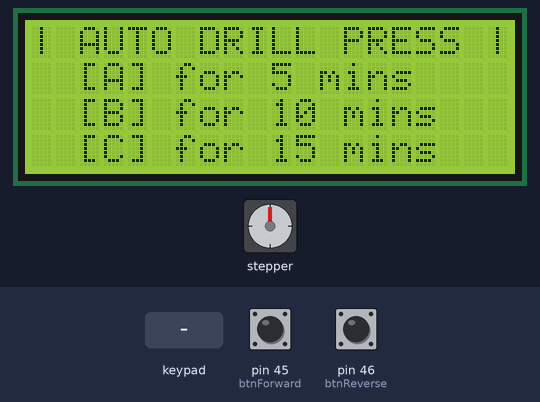
Simulated run of this sketch. Board: Arduino Mega 2560, built with avr-gcc and run on an emulated ATmega2560. Parts: stepper motor, 20×4 character LCD. Wiring (inferred from the names in the program): stepper motor driver (200 steps per turn assumed): step pin 8; direction pin 7; enable pin 9. The inputs (shaded band) are chosen by the test bench; at power-on: pin 45 (btnForward) HIGH, pin 46 (btnReverse) HIGH. What the sketch prints to the serial monitor is not drawn.

Above: at 3.3 s.
3.4 s: keypad keys 3 1 3 2 3 3 3 4 pressed 0.4 s apart
At 4.7 s:
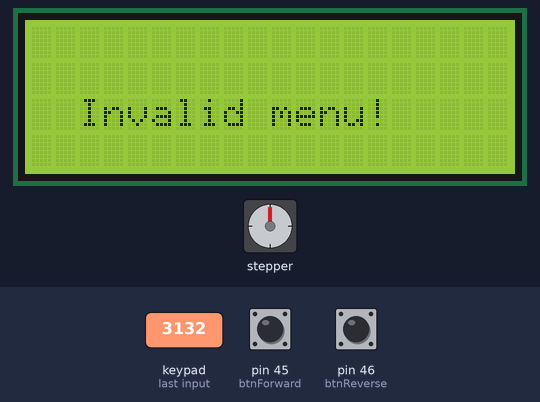
9.6 s: pin 45 (btnForward) pulled LOW for 0.15 s
At 10.9 s:
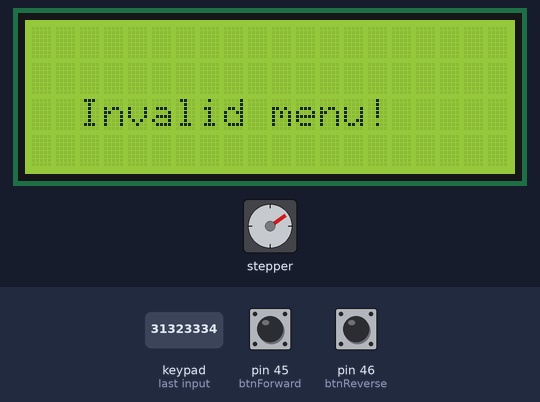
12.7 s: pin 46 (btnReverse) pulled LOW for 3.2 s
At 14.3 s:
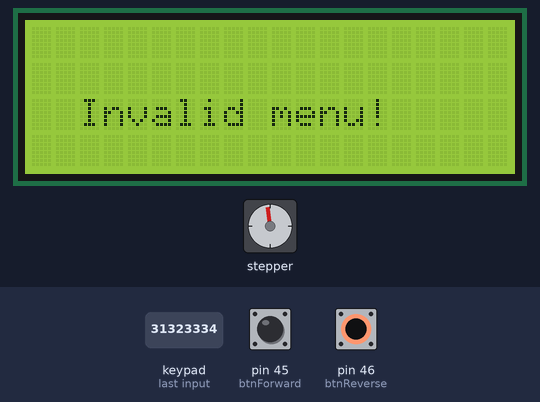
18.9 s: key 'A' pressed
At 20.8 s:
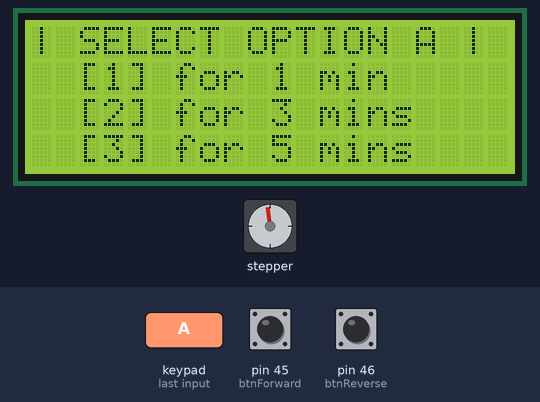
21.7 s: key '1' pressed
At 22.4 s:
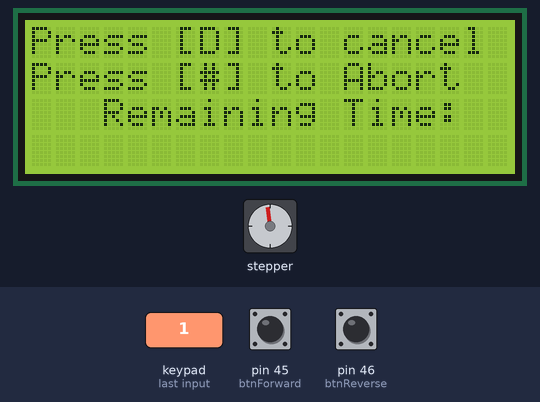
24.7 s: key '#' pressed
At 27.1 s:
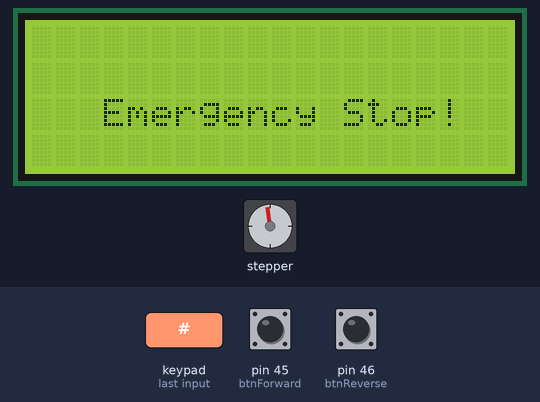
Timing chart, 0 to 28.6 s (numbered marks = the images above; inputs shaded):
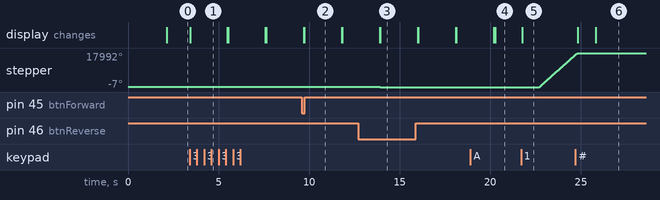

The sketch:

main.ino
```cpp
#include <Wire.h>
#include <Arduino.h>

#include "KeypadMenu.h"
#include "lcdDisplay.h"
#include "motorControl.h"

KEYPADMENU menu;
LCDDISPLAY display;
MOTORCONTROL control;

enum MenuState {
  HOME,
  OPTION_A,
  OPTION_B,
  OPTION_C,
  COUNTDOWN
};
MenuState currentState = HOME;
MenuState previousState = HOME;


const int btnForward = 45;
const int btnReverse = 46;

void setup() {
  Serial.begin(115200);
  Wire.begin();
  pinMode(btnForward, INPUT_PULLUP);
  pinMode(btnReverse, INPUT_PULLUP);
  control.initStepper();
  display.initLCD();
  display.showHomeScreen();
}

void loop() {
  char key = menu.getInputs();

  if (key) {
    switch(currentState) {
      case HOME:
        if(key == 'A') currentState = OPTION_A;
        else if(key == 'B') currentState = OPTION_B;
        else if(key == 'C') currentState = OPTION_C;
        else display.showInvalidMenu();
        break;
      default: break;
    }
  }

  if(currentState != previousState) {
    switch(currentState) {
      case HOME:
        menu.clearLastKey();
        display.showHomeScreen();
        break;

      case OPTION_A:
        display.showOptionA();
        currentState = HOME;
        break;

      case OPTION_B:
        display.showOptionB();
        currentState = HOME;
        break;

      case OPTION_C:
        display.showOptionC();
        currentState = HOME;
        break;
    }
    previousState = currentState;
  }

  if (digitalRead(btnForward) == LOW) {
    Serial.println("Forwards");
    control.manualForwardStep();
  }
  if (digitalRead(btnReverse) == LOW) {
    Serial.println("Reverse");
    control.manualReverseStep();
  }

}
```

motorControl.cpp
```cpp
#include "motorControl.h"
#include <Arduino.h>

const int DIR_PIN = 7;
const int STEP_PIN = 8;
const int ENABLE_PIN = 9;

MOTORCONTROL::MOTORCONTROL() {}
MOTORCONTROL::~MOTORCONTROL() {}

void MOTORCONTROL::initStepper() {
  pinMode(STEP_PIN, OUTPUT);
  pinMode(DIR_PIN, OUTPUT);
  pinMode(ENABLE_PIN, OUTPUT);
  digitalWrite(ENABLE_PIN, LOW);
}

void MOTORCONTROL::downWard() {
  digitalWrite(DIR_PIN, HIGH);

  for (int i = 0; i < 500 * 10; i++) {
    digitalWrite(STEP_PIN, HIGH);
    delayMicroseconds(100);
    digitalWrite(STEP_PIN, LOW);
    delayMicroseconds(100);
  }
}

void MOTORCONTROL::upWard() {
  digitalWrite(DIR_PIN, LOW);

  for (int i = 0; i < 500 * 10; i++) {
    digitalWrite(STEP_PIN, HIGH);
    delayMicroseconds(100);
    digitalWrite(STEP_PIN, LOW);
    delayMicroseconds(100);
  }
}

void MOTORCONTROL::manualForwardStep() {
  digitalWrite(DIR_PIN, HIGH);

  digitalWrite(STEP_PIN, HIGH);
  delayMicroseconds(100);
  digitalWrite(STEP_PIN, LOW);
  delayMicroseconds(100);
}


void MOTORCONTROL::manualReverseStep() {
  digitalWrite(DIR_PIN, LOW);

  digitalWrite(STEP_PIN, HIGH);
  delayMicroseconds(100);
  digitalWrite(STEP_PIN, LOW);
  delayMicroseconds(100);
}


void MOTORCONTROL::stopMotor() {
  Serial.println("Motor STOP requested");
  digitalWrite(STEP_PIN, LOW);
  digitalWrite(ENABLE_PIN, HIGH);
  delay(1000);
  digitalWrite(ENABLE_PIN, LOW);
}
```

motorControl.h
```cpp
#ifndef __MOTORCONTROL__H
#define __MOTORCONTROL__H

class MOTORCONTROL {
  public:
    MOTORCONTROL();
    ~MOTORCONTROL();
    void initStepper();
    void downWard();
    void upWard();
    void stopMotor();
    void manualForwardStep();
    void manualReverseStep();

  private:
};

#endif
```

KeypadMenu.cpp
```cpp
#include "KeypadMenu.h"

KEYPADMENU::KEYPADMENU() {
  keypad = new Keypad(makeKeymap(keys), rowPins, colPins, ROWS, COLS);
}

KEYPADMENU::~KEYPADMENU() {
  delete keypad;
}

char KEYPADMENU::getInputs() {
  return keypad->getKey(); // Use '->' for pointer
}

void KEYPADMENU::clearLastKey() {
  while (keypad->getKey()) {  }
}
```

KeypadMenu.h
```cpp
#ifndef __KEYPADMENU__H
#define __KEYPADMENU__H

#include <Keypad.h>

class KEYPADMENU {
  public:
    KEYPADMENU();
    ~KEYPADMENU();
    char getInputs();
    void clearLastKey();

  private:
    static const byte ROWS = 4;
    static const byte COLS = 4;
    char keys[ROWS][COLS] = {
      {'1', '4', '7', '*'},
      {'2', '5', '8', '0'},
      {'3', '6', '9', '#'},
      {'A', 'B', 'C', 'D'}
    };
    byte rowPins[ROWS] = {31, 32, 33, 34};
    byte colPins[COLS] = {35, 36, 37, 38};
    Keypad* keypad;  // Pointer
};

#endif
```

lcdDisplay.cpp
```cpp
#include "lcdDisplay.h"
#include "motorControl.h"
#include <Arduino.h>
#include "KeypadMenu.h"

MOTORCONTROL stepper;
LiquidCrystal_I2C lcd(0x27, 20, 4);
extern KEYPADMENU menu;
const int buz = 13;

LCDDISPLAY::LCDDISPLAY() {}
LCDDISPLAY::~LCDDISPLAY() {}

void LCDDISPLAY::initLCD() {
  pinMode(buz, OUTPUT);
  noTone(buz);
  lcd.init();
  lcd.backlight();
  lcd.clear();
  lcd.setCursor(3, 2);
  lcd.print("System ready..");
  delay(2000);
}

void LCDDISPLAY::showHomeScreen() {
  lcd.clear();
  lcd.setCursor(0,0);
  lcd.print("| AUTO DRILL PRESS |");
  lcd.setCursor(2,1);
  lcd.print("[A] for 5 mins");
  lcd.setCursor(2,2);
  lcd.print("[B] for 10 mins");
  lcd.setCursor(2,3);
  lcd.print("[C] for 15 mins");
}

void LCDDISPLAY::showOptionA() {
  menu.clearLastKey();
  lcd.clear();
  lcd.setCursor(0,0);
  lcd.print("| SELECT OPTION A |");
  lcd.setCursor(2,1);
  lcd.print("[1] for 1 min");
  lcd.setCursor(2,2);
  lcd.print("[2] for 3 mins");
  lcd.setCursor(2,3);
  lcd.print("[3] for 5 mins");

  int choice = readOptionInput('1', '3');

  if(choice == 1) startCountdown(1);
  else if(choice == 2) startCountdown(3);
  else if(choice == 3) startCountdown(5);
}

void LCDDISPLAY::showOptionB() {
  menu.clearLastKey();
  lcd.clear();
  lcd.setCursor(0,0);
  lcd.print("| SELECT OPTION B |");
  lcd.setCursor(2,1);
  lcd.print("[1] for 6 mins");
  lcd.setCursor(2,2);
  lcd.print("[2] for 8 mins");
  lcd.setCursor(2,3);
  lcd.print("[3] for 10 mins");

  int choice = readOptionInput('1', '3');

  if(choice == 1) startCountdown(6);
  else if(choice == 2) startCountdown(8);
  else if(choice == 3) startCountdown(10);
}

void LCDDISPLAY::showOptionC() {
  menu.clearLastKey();
  lcd.clear();
  lcd.setCursor(0,0);
  lcd.print("| SELECT OPTION C |");
  lcd.setCursor(2,1);
  lcd.print("[1] for 11 mins");
  lcd.setCursor(2,2);
  lcd.print("[2] for 13 mins");
  lcd.setCursor(2,3);
  lcd.print("[3] for 15 mins");

  int choice = readOptionInput('1', '3');

  if(choice == 1) startCountdown(11);
  else if(choice == 2) startCountdown(13);
  else if(choice == 3) startCountdown(15);
}

void LCDDISPLAY::showInvalidMenu() {
  lcd.clear();
  lcd.setCursor(2,2);
  lcd.print("Invalid menu!");
  delay(2000);
  showHomeScreen();
}

int LCDDISPLAY::readOptionInput(char minKey, char maxKey) {
  while(true) {
    char key = menu.getInputs();
    if(key >= minKey && key <= maxKey) {
      return key - '0';
    }
    else if(key == 'D') {
      menu.clearLastKey();
      lcd.clear();
      lcd.setCursor(4,1);
      lcd.print("Cancelled!");
      lcd.setCursor(2,3);
      lcd.print("Returning...");
      noTone(buz);
      delay(2000);
      stepper.upWard();
      return 0;
    }
  }
}

void LCDDISPLAY::startCountdown(int durationMins) {
  remainingSeconds = durationMins * 60;
  countdownActive = true;
  prevMillis = millis();

  lcd.clear();
  lcd.setCursor(0, 0);
  lcd.print("Press [D] to cancel");
  lcd.setCursor(0,1);
  lcd.print("Press [#] to Abort");
  lcd.setCursor(3,2);
  lcd.print("Remaining Time:");

  while(countdownActive) {
    unsigned long currentMillis = millis();
    if(currentMillis - prevMillis >= 1000) {
      prevMillis = currentMillis;
      if(remainingSeconds > 0) {
        stepper.downWard();
        remainingSeconds--;
        int min = remainingSeconds / 60;
        int sec = remainingSeconds % 60;
        lcd.setCursor(5,3);
        lcd.print("     ");
        lcd.setCursor(5,3);
        if(min<10) lcd.print("0");
        lcd.print(min);
        lcd.print(":");
        if(sec<10) lcd.print("0");
        lcd.print(sec);
      } else {
        unsigned long upStart = millis();
        unsigned long lastUpStep = millis();
        int upCounter = 30;

        while (upCounter >= 0) {

          stepper.upWard();
          unsigned long now = millis();
          if (now - lastUpStep >= 1000) {
              lastUpStep = now;
              upCounter--;
          }
          lcd.clear();
          lcd.setCursor(4,1);
          lcd.print("Timer Done!");
          lcd.setCursor(8, 2);
          lcd.print(" ");
          lcd.setCursor(8, 2);
          lcd.print(upCounter);
          char key = menu.getInputs();
          if (key == 'D') break;
          else if(key == '#') break;
          menu.clearLastKey();
        }


        countdownActive = false;
        lcd.clear();
        lcd.setCursor(4,1);
        lcd.print("Timer Done!");
        lcd.setCursor(3,3);
        lcd.print("Beep...Beep...");

        for(int i=0;i<10;i++){
          tone(buz, 494);
          delay(1000);
        }
        noTone(buz);
        lcd.clear();
        lcd.setCursor(2,2);
        lcd.print("Returning...");
        delay(1500);
        showHomeScreen();
        menu.clearLastKey();
      }
    }
    char key = menu.getInputs();
    if(key == 'D') {
      countdownActive = false;
      lcd.clear();
      lcd.setCursor(4,1);
      lcd.print("Cancelled!");
      lcd.setCursor(2,3);
      lcd.print("Returning...");
      noTone(buz);
      delay(2000);
      stepper.upWard();

      unsigned long upStart = millis();
      unsigned long lastUpStep = millis();
      int upCounter = 30;

      while (upCounter < 0) {
        stepper.upWard();
        unsigned long now = millis();
        if (now - lastUpStep >= 1000) {
          lastUpStep = now;
          upCounter--;
        }
        lcd.clear();
        lcd.setCursor(2, 1);
        lcd.print("Press [#] to Abort");
        lcd.setCursor(4,2);
        lcd.print("Timer Done!");
        lcd.setCursor(8, 3);
        lcd.print(" ");
        lcd.setCursor(8, 3);
        lcd.print(upCounter);
      }
      showHomeScreen();
    } else if(key == '#') {
      Serial.println("HERE 1");
      stepper.stopMotor();
      lcd.clear();
      lcd.setCursor(3, 2);
      lcd.print("Emergency Stop!");
      delay(3000);
      showHomeScreen();
      return;
    }
  }
}
```

lcdDisplay.h
```cpp
#ifndef __LCDDISPLAY__H
#define __LCDDISPLAY__H
#include "motorControl.h"
extern MOTORCONTROL stepper;

#include <LiquidCrystal_I2C.h>

class LCDDISPLAY {
  public:
    LCDDISPLAY();
    ~LCDDISPLAY();
    void initLCD();
    void showHomeScreen();
    void showOptionA();
    void showOptionB();
    void showOptionC();
    void showInvalidMenu();
    void startCountdown(int durationMins);

  private:
    unsigned long prevMillis = 0;
    unsigned long remainingSeconds = 0;
    bool countdownActive = false;

    // Add this line
    int readOptionInput(char minKey, char maxKey);
};

#endif
```

Measured:
- after the input at 3.4 s, the display: changes at once (image 1)
- after the input at 9.6 s, stepper: turns 55° clockwise, starting after 0.09 s
- after the input at 12.7 s, stepper: turns 62° counter-clockwise, starting after 1.2 s
- after the input at 18.9 s, the display: first differs from a run without the input after 1.4 s (image 4)
- after the input at 21.7 s, stepper: keeps turning clockwise at about 8563°/s, starting after 1.0 s; the display: changes after 0.06 s (image 5)
- after the input at 24.7 s, stepper: goes on until 24.8 s, then stays 17992°; the display: first changes after 0.12 s (image 6 shows a later state)
